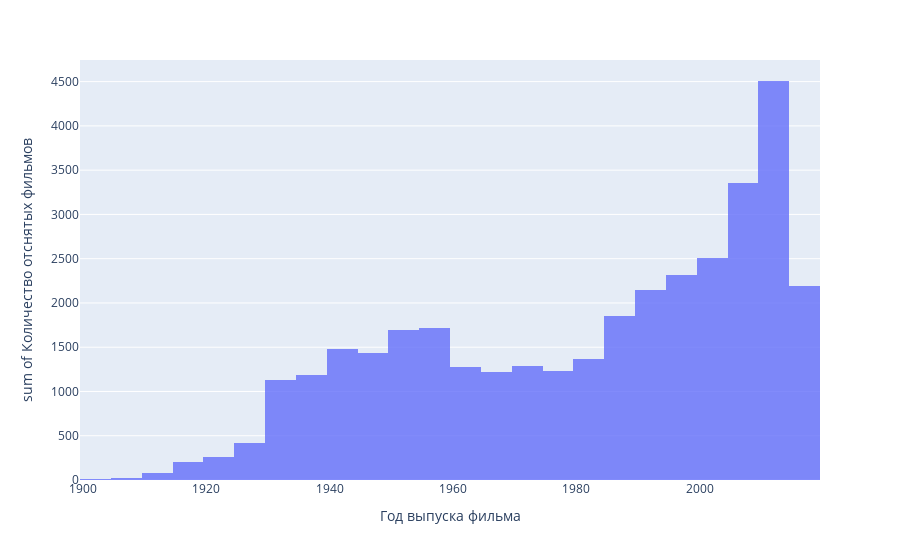

This figure's notebook cell:
### Code cell
px.histogram(x=years_freq.index, y=years_freq.values, nbins=30, opacity=0.8,
            labels=dict(x='Год выпуска фильма', y='Количество отснятых фильмов'))

### Figure 1 — Plotly figure (JSON) as saved in the notebook; plotly's stock layout.template omitted (floating-point values rounded to 4 significant figures)
{"data": [{"alignmentgroup": "True", "bingroup": "x", "histfunc": "sum", "hovertemplate": "Год выпуска фильма=%{x}<br>sum of Количество отснятых фильмов=%{y}<extra></extra>", "legendgroup": "", "marker": {"color": "#636efa", "opacity": 0.8, "pattern": {"shape": ""}}, "name": "", "nbinsx": 30, "offsetgroup": "", "orientation": "v", "showlegend": false, "type": "histogram", "x": [1901, 1902, 1903, 1904, 1905, 1906, 1907, 1908, 1909, 1910, 1911, 1912, 1913, 1914, 1915, 1916, 1917, 1918, 1919, 1920, 1921, 1922, 1923, 1924, 1925, 1926, 1927, 1928, 1929, 1930, 1931, 1932, 1933, 1934, 1935, 1936, 1937, 1938, 1939, 1940, 1941, 1942, 1943, 1944, 1945, 1946, 1947, 1948, 1949, 1950, 1951, 1952, 1953, 1954, 1955, 1956, 1957, 1958, 1959, 1960, 1961, 1962, 1963, 1964, 1965, 1966, 1967, 1968, 1969, 1970, 1971, 1972, 1973, 1974, 1975, 1976, 1977, 1978, 1979, 1980, 1981, 1982, 1983, 1984, 1985, 1986, 1987, 1988, 1989, 1990, 1991, 1992, 1993, 1994, 1995, 1996, 1997, 1998, 1999, 2000, 2001, 2002, 2003, 2004, 2005, 2006, 2007, 2008, 2009, 2010, 2011, 2012, 2013, 2014, 2015, 2016, 2017], "xaxis": "x", "y": [4, 1, 2, 1, 2, 3, 3, 6, 4, 10, 7, 8, 10, 45, 24, 26, 35, 61, 57, 70, 61, 44, 38, 45, 55, 57, 56, 100, 145, 188, 223, 243, 229, 244, 260, 204, 237, 213, 269, 315, 311, 300, 274, 284, 253, 256, 288, 322, 316, 317, 355, 328, 361, 336, 343, 365, 383, 333, 293, 268, 257, 251, 245, 261, 230, 235, 248, 259, 243, 245, 284, 280, 246, 238, 230, 217, 264, 254, 261, 253, 272, 289, 256, 302, 333, 328, 398, 410, 378, 420, 408, 417, 435, 471, 488, 475, 494, 417, 443, 467, 470, 492, 514, 565, 575, 723, 665, 650, 745, 825, 858, 874, 1021, 929, 661, 721, 805], "yaxis": "y"}], "layout": {"barmode": "relative", "legend": {"tracegroupgap": 0}, "margin": {"t": 60}, "xaxis": {"anchor": "y", "domain": [0, 1], "title": {"text": "Год выпуска фильма"}}, "yaxis": {"anchor": "x", "domain": [0, 1], "title": {"text": "sum of Количество отснятых фильмов"}}}}
